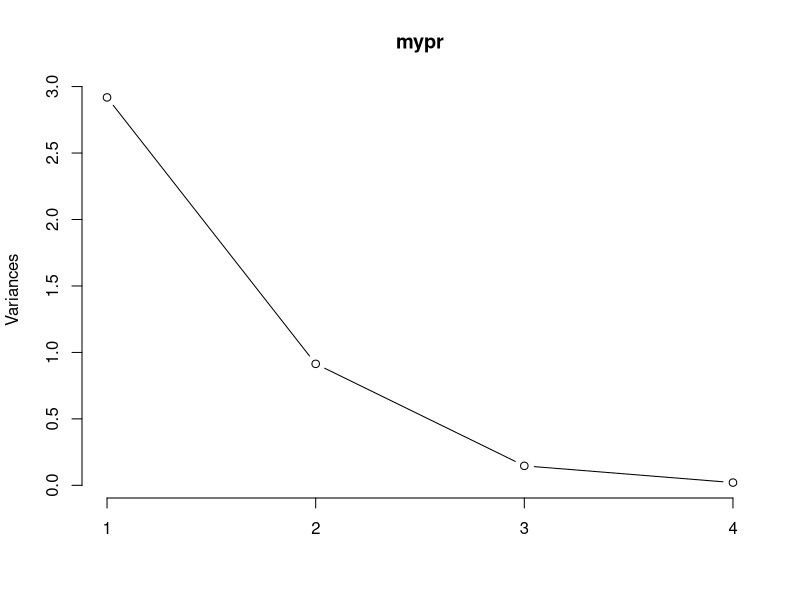
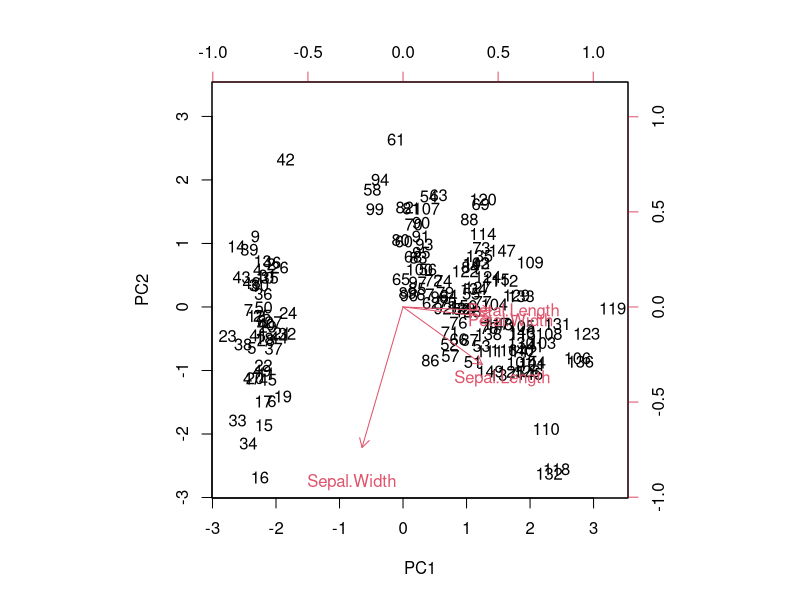
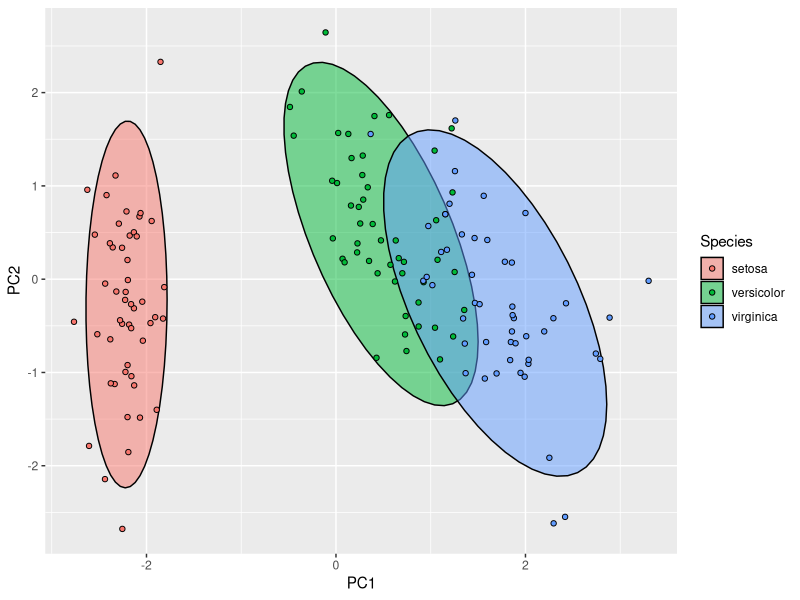
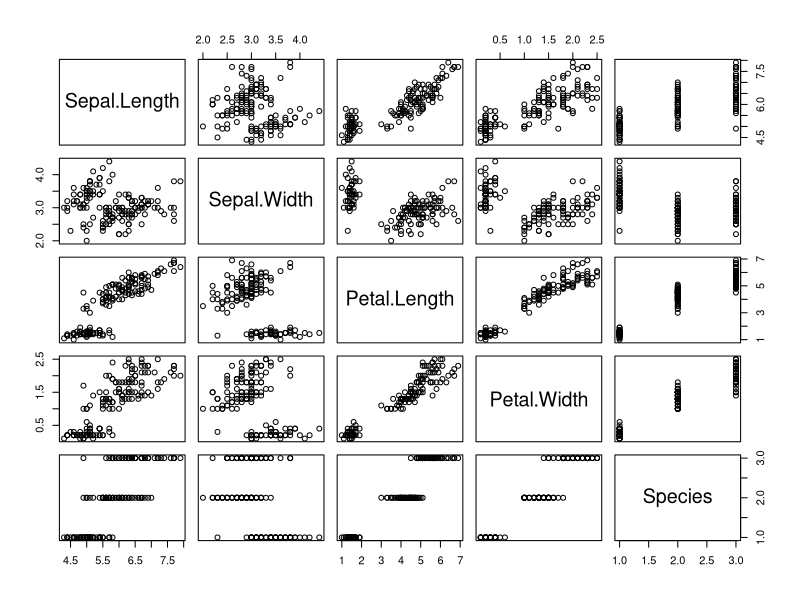
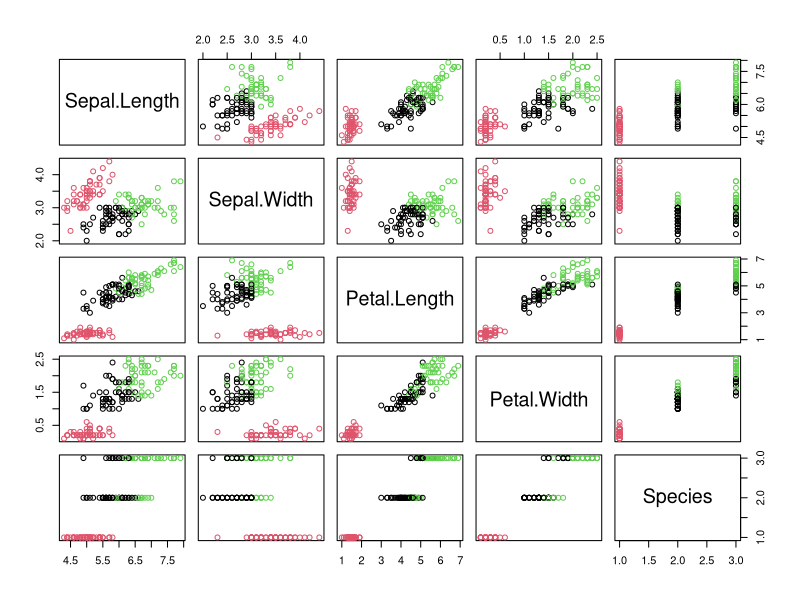
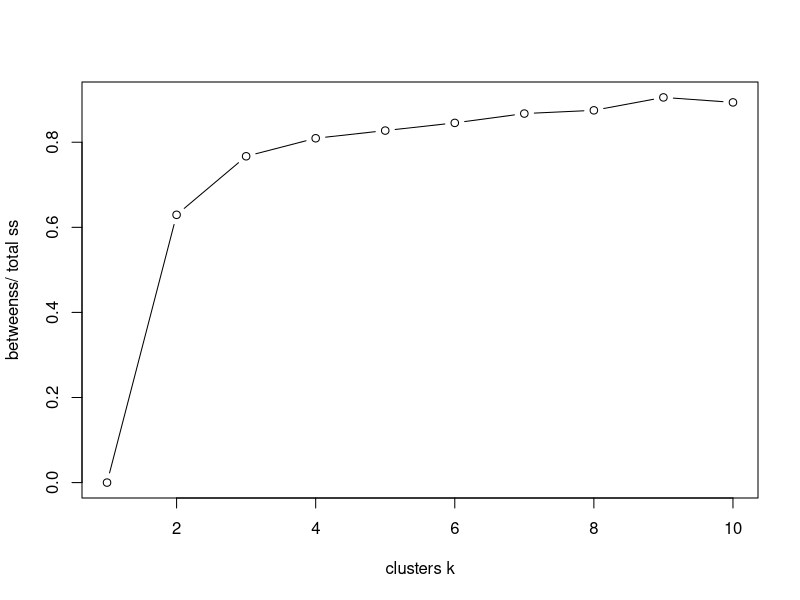
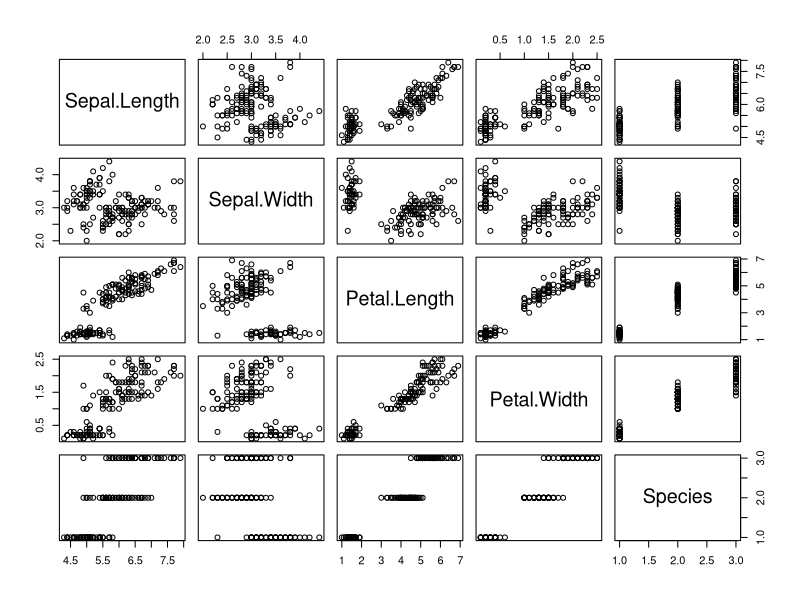
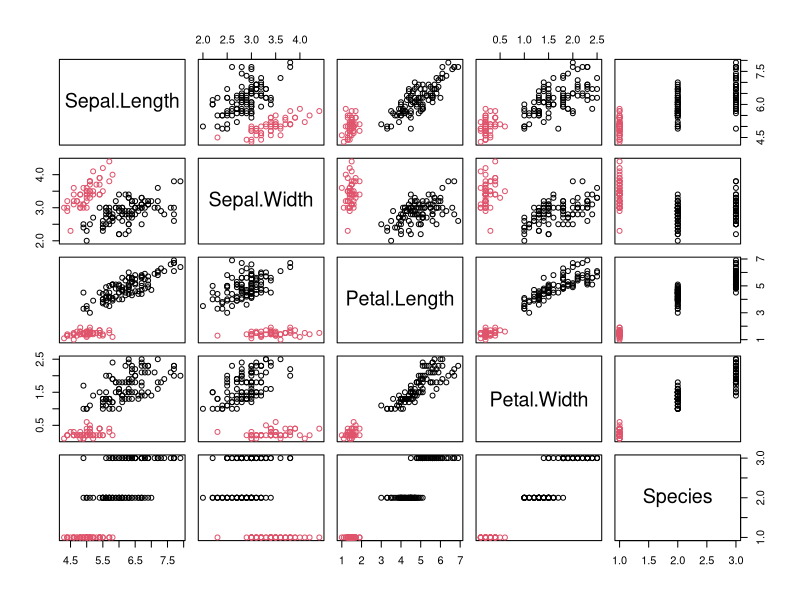

R code for these plots, in order:
data(iris)
attach(iris)

#principal component analysis
mypr<-prcomp(iris[,-5], scale = T)
summary(mypr)
plot(mypr, type = "l")
biplot(mypr, scale = 0)

#extracting components
str(mypr)
mypr$x
iris2<-cbind(iris,mypr$x[,1:2])
head(iris2)

#ploting using ggplot
library(ggplot2)
ggplot(iris2, aes(PC1, PC2, col = Species, fill = Species))+
  stat_ellipse(geom = 'polygon', col = 'black', alpha=0.5)+
  geom_point(shape = 21, col = 'black')

#correlation btwn var and principal comp
cor(iris[,-5], iris2[,6:7])


# cluster analysis kmeans, hirechial, clustering based n statistical models and density based clustering
#scaling data... normalizes the data by subtracting mean / standard dev
irisScaled<-scale(iris[,-5])
head(irisScaled)

#kmeans clustering 
fitk<-kmeans(irisScaled, 3)
fitk
str(fitk)
plot(iris)
plot(iris, col =fitk$cluster)
#choosing k
k<-list()
for (i in 1:10){
  k[[i]]<-kmeans(irisScaled, i)
}
k
betweenss_totss <- list()
for (i in 1:10) {
  betweenss_totss[[i]]<-k[[i]]$betweenss/ k[[i]]$totss
}

plot(1:10, betweenss_totss, type = 'b', 
     ylab = 'betweenss/ total ss', xlab = 'clusters k')# select the shoulder part of the plot

for(i in 1:4){
  plot(iris, col = k[[i]]$cluster)
}

#hirechical clustering
d<- dist(irisScaled)
?hclust
fitH<- hclust(d, 'ward.D2')
plot(fitH)

#visualize cutting of the tree
rect.hclust(fitH, k=3, border='red')
clusterss<-cutree(fitH, 3)
clusterss
plot(iris, col = clusterss)

#model based clustering: gives no flexibility to the no. of clusters selected or how group membership is assigned
library(mclust)
fitM<- Mclust(irisScaled)
plot(fitM)

#density based clustering, it identifie dense regions in the observations and uses that information to assign clusters
library(dbscan)
kNNdistplot(irisScaled, k = 3)# look for the elbow on the far right of the plot corresponding to the y axis
abline(h=0.7, col='red', lty=2)
fitD<- dbscan(irisScaled, eps = 0.7, minPts= 5)
fitD
plot(iris, col= fitD$cluster)
